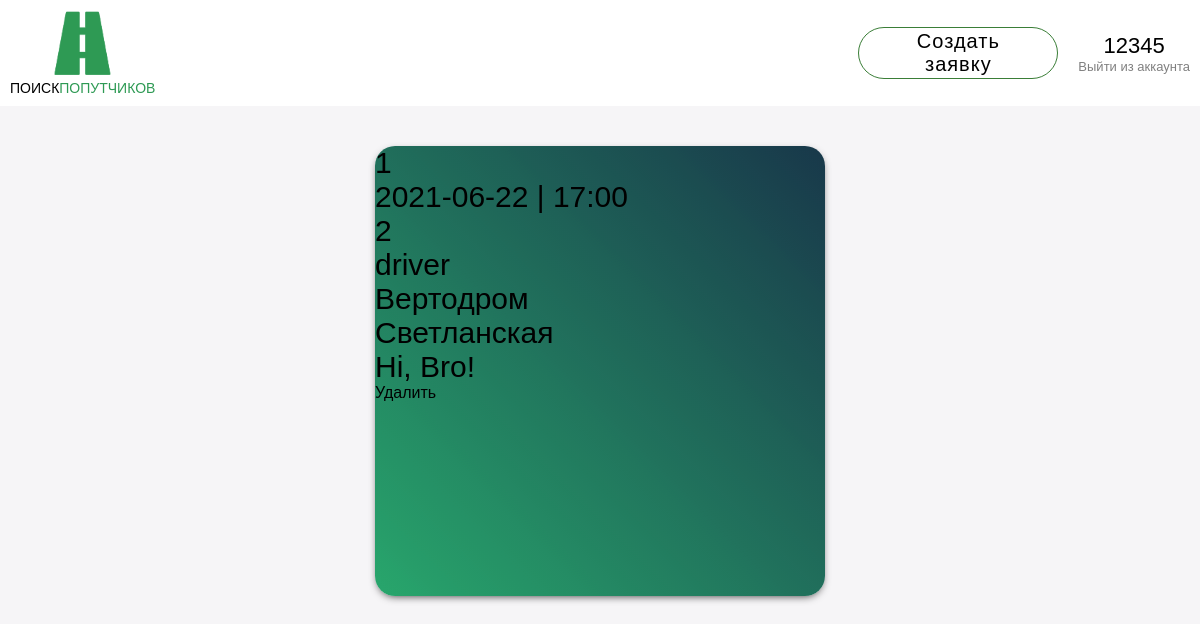
Screenshot of /posts/2 (signed in) with the database file from the repository.
### tables this page shows
CREATE TABLE posts (
    id INTEGER PRIMARY KEY AUTOINCREMENT,
    isDriver BOOLEAN,
    isType TEXT,
    idPerson INTEGER,
    idBeginPoint TEXT,
    idEndPoint TEXT,
    time DATETIME DEFAULT CURRENT_TIMESTAMP,
    text TEXT,
    driverName TEXT,
    FOREIGN KEY (idPerson) REFERENCES persons (id) 
     
);

### view.py (the view)
@app.route('/posts/<int:id>')
def about(id):
    if 'userLogged' in session:
        if db.check_id(id):
            return render_template('post.html', post=db.get_post(id), messages=db.get_comments(id))
        return render_template('page404.html')
    return redirect(url_for('index'))

### db/database.py (called while the page is built)
    def get_db_connection(self):
        conn = sqlite3.connect(self.database_name)
        conn.row_factory = sqlite3.Row
        return conn

    def get_post(self, id):
        with self.get_db_connection() as conn:
            post = conn.execute(POST_QUERY, [id]).fetchone()
        return post

    def get_comments(self, idPost):
        with self.get_db_connection() as conn:
            comments = conn.execute(GET_COMMENTS_BY_ID_POST, [idPost]).fetchall()
        return comments

    def check_id(self, id):
        try:
            print(*self.get_post(id))
        except:
            return False
        return True

### templates/post.html (shortened to what this page needs)
{% extends 'base.html' %}
{% block content %}
    <div class="container-2">
        <div class="{{ post.isType }}">
            <div class="text-in-card">{{ post.isDriver }}</div>
            <div class="text-in-card">{{ post.time }}</div>
            <div class="text-in-card">{{ post.id }}</div>
            <div class="text-in-card">{{ post.isType }}</div>
            <div class="text-in-card">{{ post.idBeginPoint }}</div>
            <div class="text-in-card">{{ post.idEndPoint }}</div>
            <div class="text-in-card">{{ post.text }}</div>
            <a class="delete" href="{{ url_for('delete_post', id=post.id, name=post.driverName)}}">Удалить</a>
        </div>
    </div>
{% endblock %}

### static/style.css (style rules this page uses)
html { font-family: 'Franklin Gothic Medium', 'Arial Narrow', Arial, sans-serif; }
* { margin: 0; padding: 0; }
*, *:before, *:after { -webkit-box-sizing: border-box; -moz-box-sizing: border-box; box-sizing: border-box; }
.container-2 a { text-decoration: none; display: inline-block; height: 100%; color: inherit; }
body { font-family: 'Franklin Gothic Medium', 'Arial Narrow', Arial, sans-serif; background: #f6f5f7; background-image: url(/static/Images/main.jpg); background-attachment: fixed; background-repeat: repeat-x; background-size: cover; }
.container-2 { display: flex; justify-content: space-around; justify-items: center; flex-wrap: wrap; margin: 20px; }
.container-2 .driver { margin-top: 20px; margin-left: 20px; margin-right: 20px; height: 450px; width: 450px; left: 0; bottom: 0px; border-radius: 20px; background-image: linear-gradient(to top right, rgb(58,164,73), rgb(17,59,62)); filter: hue-rotate(23deg); cursor: pointer; position: relative; box-shadow: rgba(0,0,0,.8) 0 3px 8px -3px; }
.text-in-card { font-family: 'Franklin Gothic Medium', 'Arial Narrow', Arial, sans-serif; font-size: 30px; }

### rows the page displays
posts: isDriver "1", time "2021-06-22 | 17:00", id "2", isType "driver", idBeginPoint "Вертодром", idEndPoint "Светланская", text "Hi, Bro!"

### other values shown
{{ session['userLogged'] }} "12345"
